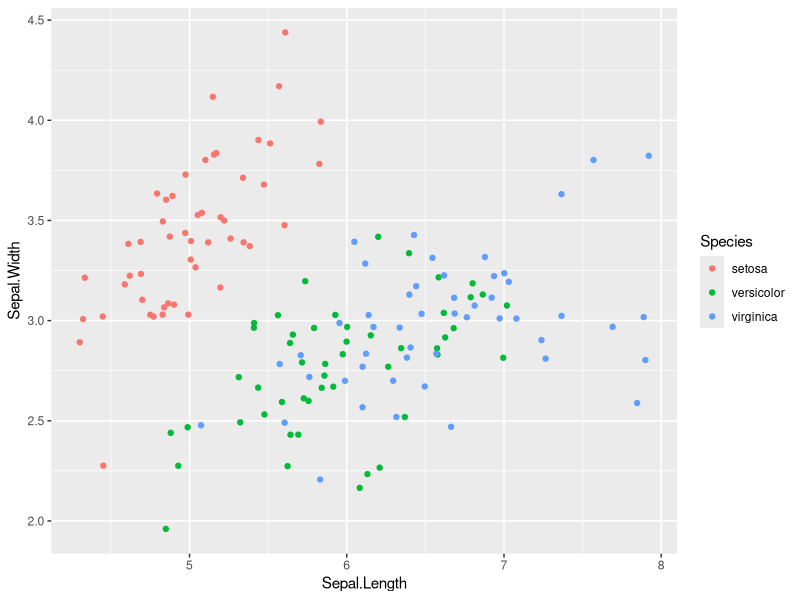
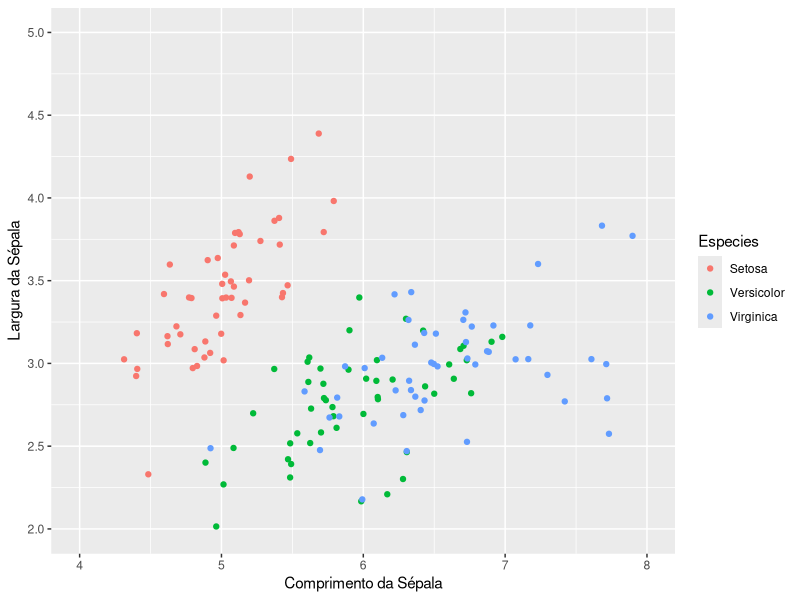
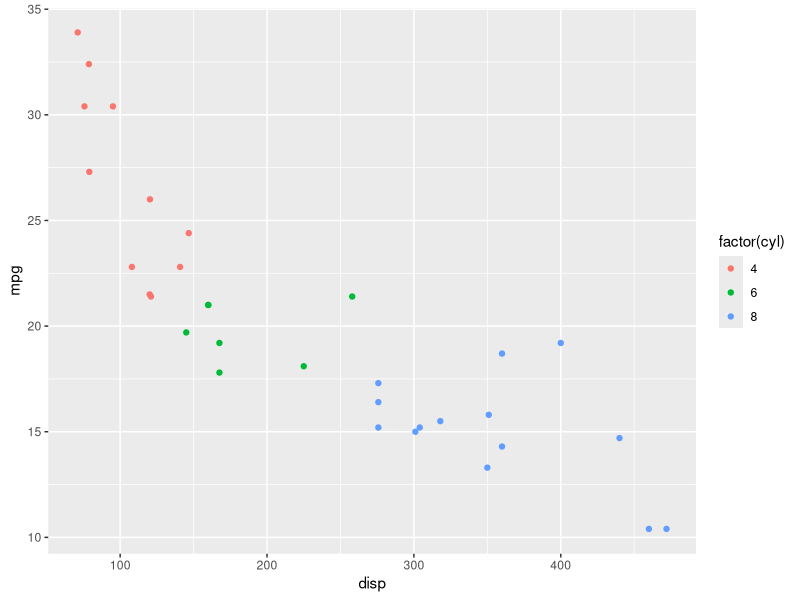
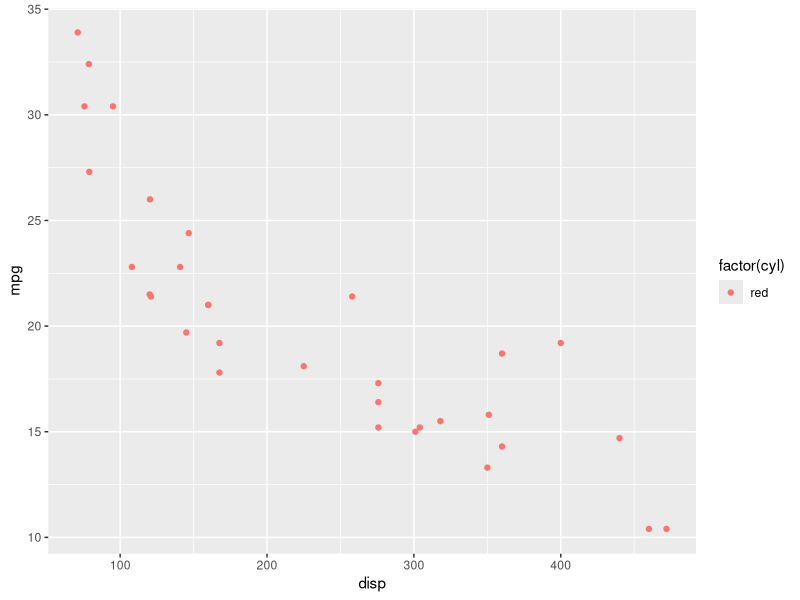
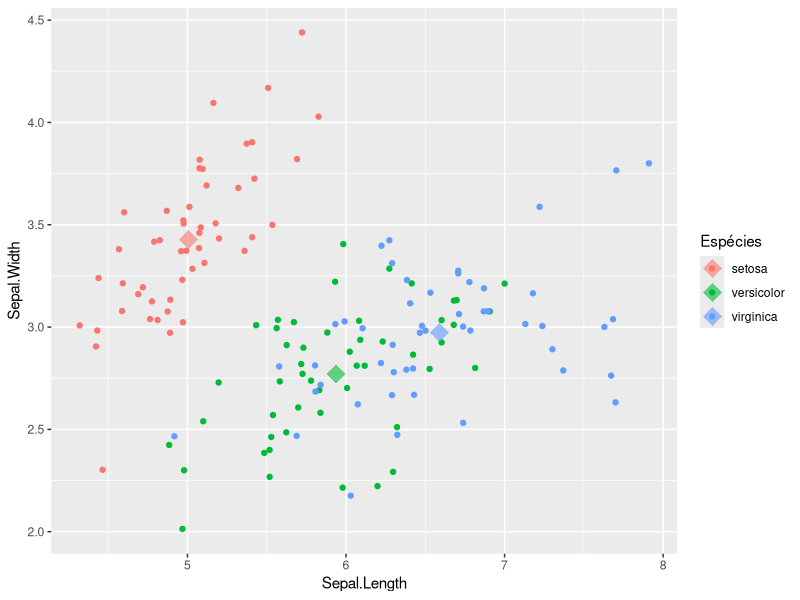
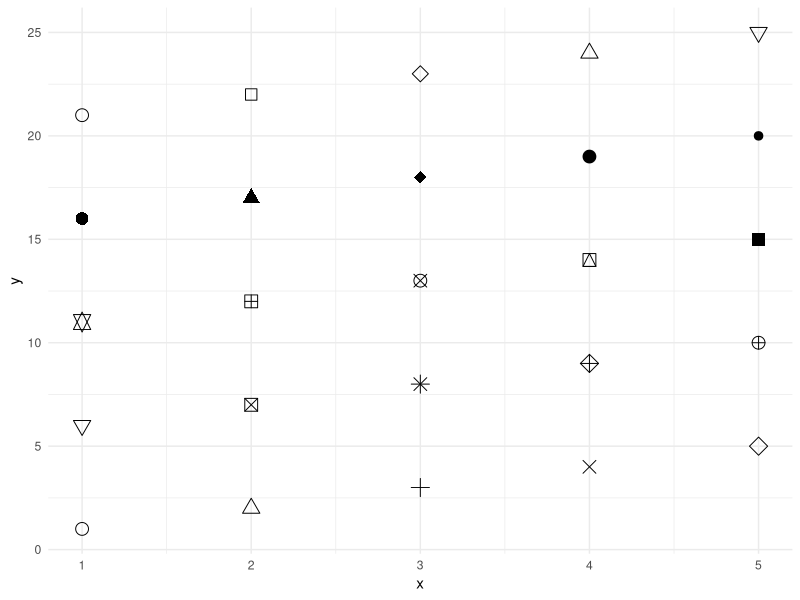
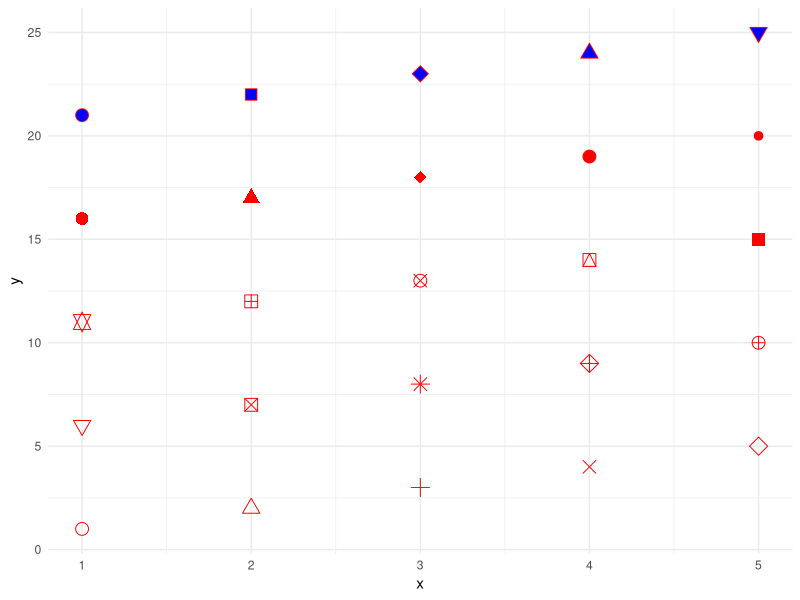
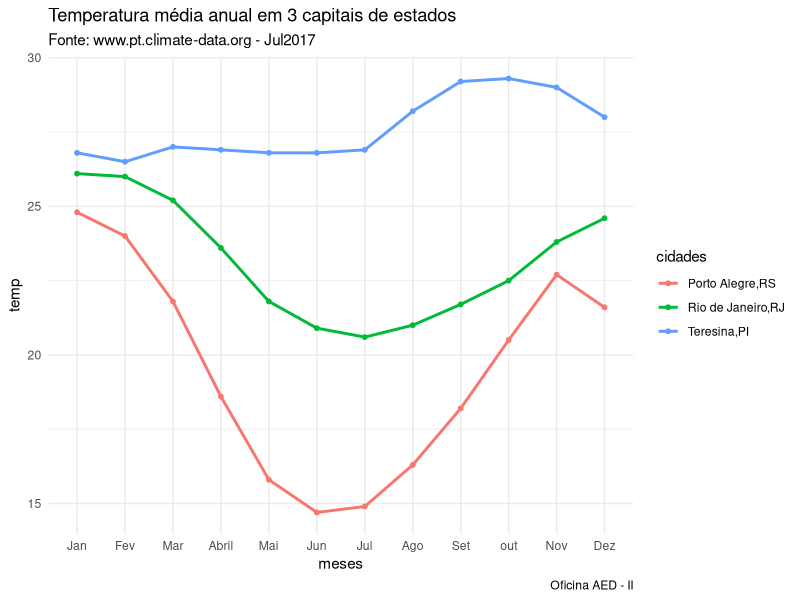

Write the R code that produced these figures, in order.
## ---- chunk 1
knitr::opts_chunk$set(echo = TRUE)
library(tidyverse)
## ---- chunk 2
posn.j <- position_jitter(width = 0.2)

ggplot(iris, aes(x = Sepal.Length, y = Sepal.Width, col = Species)) +
  geom_point(position = posn.j)
## ---- chunk 3
# as primeiras duas camadas são as básicas de plotagem, com dados e geometria
ggplot(iris, aes(x = Sepal.Length, y = Sepal.Width, col = Species)) +
    geom_point(position = "jitter")                                 +

# esta camada controla a apariência do eixo "x", se estabelece o nome do eixo,  os limites, assim como o intervalo em que serão colocadas as etiquetas (breaks)
      scale_x_continuous("Comprimento da Sépala", 
                         limits = c(4, 8),
                         breaks = seq(4, 8, 1))                     +

# esta camada controla o eixo "y", nome, limites e intervalos      
      scale_y_continuous("Largura da Sépala", 
                         limits = c(2, 5),
                         breaks = seq(2, 5, 0.5))                   +

  # esta camada controla a apariência da escala de cores, de tipo discreta. Coloca nome na legenda e nas categorias       
      scale_color_discrete("Especies",labels = c("Setosa", "Versicolor", "Virginica"))

## ---- chunk 4
# Solução:
# primeira camada, dados e mapeamento de variáveis, cor pelo cilindro


# segunda camada, pontos


# terceira camada, título


# quarta camada, escala no eixo "x", contínua, define os limites e os intervalos



# quinta camada, escala no eixo "y", contínua, define os limites e os intervalos


# sexta camada, escala de cor discreta com nome

  
## ---- chunk 5
# primeiro gráfico, a cor está definida globalmente acorde factor(cyl)
ggplot(mtcars, aes(x=disp, y = mpg, col = factor(cyl)))             +
  geom_point() 

# segundo gráfico, a cor está definida na camada da geometria e tem prioridade...
ggplot(mtcars, aes(x=disp, y = mpg, col = factor(cyl)))             +
  geom_point(aes(col = "red")) 
## ---- chunk 6
iris.resumo <- aggregate(iris[1:4], by = list(iris$Species), mean)

# para evitar conflitos de nomes na determinação das cores, colocamos o nome
names(iris.resumo)[1] <- "Species"

iris.resumo
## ---- chunk 7
# primeira camada com a definição dos dados e cor
ggplot(iris, aes(x = Sepal.Length, y = Sepal.Width, col = Species))       +

#segunda camada, apenas pontos, estética determinada globalmente
  geom_jitter()                                                           +

# terceira camada, definimos os dados, tamanho e etiqueta
     geom_point(data = iris.resumo, shape = 18, size = 6, alpha = 0.6)    +

# quarta camada com o nome da legenda
            scale_color_discrete("Espécies")
## ---- chunk 8
# gráfico das 25 formas diferentes
df2 <- data.frame(x = 1:5 , y = 1:25, z = 1:25)
s <- ggplot(df2, aes(x, y))

# primeiro grafico todos com cor preto e tamanho 4
s + geom_point(aes(shape = z), size = 4) +
  scale_shape_identity() +
    theme_minimal()

# simbolos 20-25 tem também borda e preenchimento de cor
s + geom_point(aes(shape = z), size = 4, colour = "Red", fill = "Blue") +
  scale_shape_identity() +
    theme_minimal()

## ---- chunk 9
# Solução:
# cálculo das médias


# para evitar conflitos de nomes na determinação das cores, colocamos o nome "gear"


# olhe o resumo


# gráfico
# primeira camada com a definição dos dados e cor


#segunda camada, apenas pontos com separação jitter, estética determinada globalmente


# terceira camada, definimos os dados, tamanho e etiqueta



# quarta camada com o nome da legenda

  
# titulos


## ---- chunk 10
# crio um vetor com o nome dos meses
nome.meses <- c("Jan", "Fev", "Mar", "Abril","Mai", "Jun", "Jul", "Ago", "Set", "out", "Nov", "Dez")

# crio o dataframe, com os meses, as cidades e as temperaturas
media.temp <- data.frame(meses = factor((nome.meses), levels = nome.meses),
                         cidades = rep(c("Porto Alegre,RS", "Rio de Janeiro,RJ", "Teresina,PI"), each = 12),
                         temp = c(24.8,	24.0,	21.8,	18.6,	15.8,	14.7,	14.9,	16.3,	18.2,	20.5,	22.7, 21.6,
                                  26.1,	26.0,	25.2,	23.6,	21.8,	20.9,	20.6,	21.0,	21.7,	22.5,	23.8,	24.6,
                                  26.8,	26.5,	27.0,	26.9,	26.8,	26.8,	26.9,	28.2,	29.2,	29.3,	29.0,	28.0))
head(media.temp)

# gráfico do dataframe, primeiro os dados e mapeamento de variáveis
ggplot(media.temp, aes(x = meses, y = temp, group = cidades, color = cidades)) +
# adiciona pontos
    geom_point(size = 1.3)                                                       + 
# adiciona linha entre pontos
      geom_line(size = 1)                                                        +
# adiciona titulos e tema
        labs(title    = "Temperatura média anual em 3 capitais de estados",
             subtitle = "Fonte: www.pt.climate-data.org - Jul2017",
             caption  =  "Oficina AED - II")           +
          theme_minimal()

## ---- chunk 11
# Solução:
# gráfico do dataframe, primeiro os dados e mapeamento de variáveis


# adiciona pontos


# adiciona linha entre pontos, tamanha 1 e tipo 4
                                                   

# adiciona linha suave sem intervalo de confiança


# adiciona titulos e tema

## ---- chunk 12
# grafico de série temporal
head(economics)

# uma e duas variáveis 
ggplot(economics, aes(date, psavert))          + 
  geom_line(aes(col = "blue"))                 +
    geom_line(aes(date, uempmed, col = "red")) +
  # quarta camada com o nome da legenda
      scale_color_discrete("Séries", 
                           labels = c("uempmed", "psavert"))

# diversas variáveis, note a compatibilização das variáveis para ter o eixo comumy entre 0 e 1
ggplot(economics_long, aes(date, value01, colour = variable)) +
  geom_line() +
    theme_minimal()


## ---- chunk 13
# usando ggfortify
library(ggfortify)
autoplot(sunspot.year, ts.colour = 'red', ts.linetype = 'dashed') +
  labs(title = " Manchas solares anuais desde 1700")              +
    scale_x_continuous("Anos", 
                         limits = c(1700, 2000),
                         breaks = seq(1700, 2000, 25))            +
    theme_bw()
## ---- chunk 14
# usando broom
library(broom)
autoplot(sunspot.year, ts.colour = 'red', ts.linetype = 'dashed') +
  labs(title = " Manchas solares anuais desde 1700")              +

# esta camada controla o eixo "x", nome, limites e intervalos

  
# esta camada controla o eixo "y", nome, limites e intervalos

  
      theme_bw() 
## ---- chunk 15
library(ggfortify)
# a série que tem formato de dataframe é transformada em objeto R "Time-Series"

# gráfico separado por variável
eco <- ts(economics)

# facets
autoplot(eco[,2:5], facets = T)

# eixo unificado
autoplot(eco[,2:5], facets = F)
## ---- chunk 16
sessionInfo()
